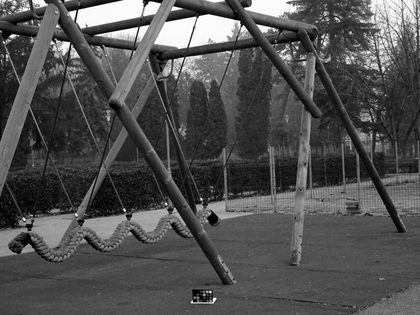
%> input picture 大3-2/图像处理/综合训练/【学生用】实验二 Ver1/实验代码/Data/15_GT.png, 420 x 315 px, shrunk from 800 x 600 before the run
$ octave main_denoising_lowPass.m   (GNU Octave 9; MATLAB toolbox functions it lacks are replaced by stand-ins)
%> lines starting %> are read from the running program, lines starting %| are printed output that depends on the picture; in (x1, y1, x2, y2) boxes, pixels count from 0 and x2, y2 are one past the last pixel; in counts of white or black regions, pixels touching at a corner belong together; the program's own positions count from 1
### 大3-2/图像处理/综合训练/【学生用】实验二 Ver1/实验代码/Utilities/rmse.m
function output = rmse( X, Y )
%计算量图像的均方差MSE（Mean Squared Error）
%   X - 原图X
%   Y - 噪声近似图像Y
%   output - 输出MSE
[M, N, C] = size(X);
if C == 3
    X = rgb2hsi(X);
    Y = rgb2hsi(Y);
%     X_HS = X(:,:,1:2);
%     Y_HS = Y(:,:,1:2);
    X = X(:,:,3);
    Y = Y(:,:,3);
end
output = 0;
X = double(X);
Y = double(Y);
for i = 1 : M
    for j = 1 : N
         output = output + (X(i, j) - Y(i, j))^2;
    end
end
output = sqrt(output / (M * N));

end

### 大3-2/图像处理/综合训练/【学生用】实验二 Ver1/实验代码/main_denoising_lowPass.m
% 请同学们在此编程，完成任务（一）：基于低通滤波器傅里叶变换的灰度图像去噪任务
clc; clear; close all;

original = imread('15_GT.png');
%> original is the input picture: size 315x420 uint8; min 0, max 255, mean 80.6
noisy = imread('15_noisy.png');
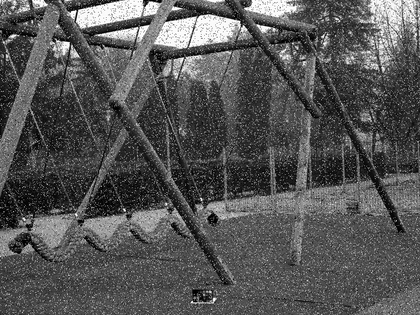
%> input picture 大3-2/图像处理/综合训练/【学生用】实验二 Ver1/实验代码/Data/15_noisy.png, 420 x 315 px, shrunk from 800 x 600 before the run
%> noisy is the input picture: size 315x420 uint8; min 0, max 255, mean 85.2

F_original = fftshift(fft2(double(original)));
F_noisy = fftshift(fft2(double(noisy)));

% 计算和展示中心化对数傅里叶谱
log_F_original = log(abs(F_original)+1);
log_F_noisy = log(abs(F_noisy)+1);
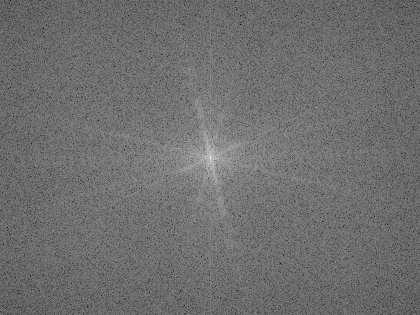
%> log_F_noisy: size 315x420 double; min 3.18, max 16.24, mean 8.87; drawn with min black and max white


D0 = 150;
[M, N] = size(original);
%> M = 315; N = 420
lp_filter = ones(M, N);
for i = 1:M
    for j = 1:N
        distance = max(abs((i-M/2)),abs((j-N/2)));
        if distance > D0
            lp_filter(i, j) = 0;
        end
    end
end
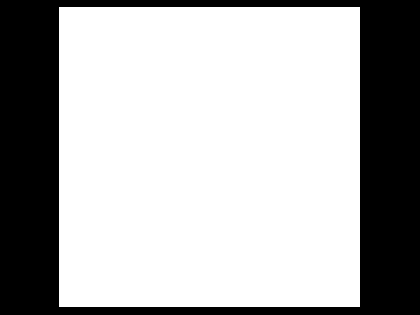
%> lp_filter: size 315x420 double; values 0 (black) and 1 (white), 68.3% white; 1 black region, box (x1, y1, x2, y2) and area: (0, 0, 420, 315) 42000

F_filtered = F_noisy.*lp_filter;
filtered = uint8(abs(ifft2(ifftshift(F_filtered))));
log_F_filtered = log(abs(F_filtered)+1);
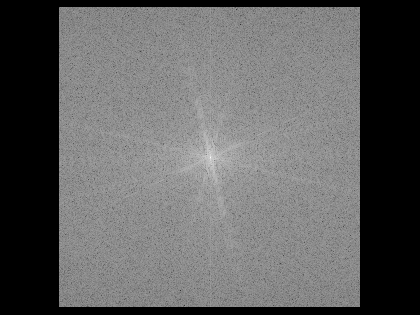
%> log_F_filtered: size 315x420 double; min 0, max 16.24, mean 6.16; drawn with min black and max white

% 计算SSIM RMSE PSNR
ssim_o = ssim(noisy, original);
%> ssim_o = 0.471
rmse_o = rmse(noisy, original);
%> after the loop in rmse, `for i = 1 : M`: output = 66227419
%> in rmse, `output = sqrt(output / (M * N));`: output = 22.37
%> rmse_o = 22.37
psnr_o = psnr(noisy, original);
%> psnr_o = 21.14
ssim_fft = ssim(filtered, original);
%> ssim_fft = 0.497
rmse_fft = rmse(filtered, original);
%> rmse_fft = 20.56
psnr_fft = psnr(filtered, original);
%> psnr_fft = 21.87

% 展示图像和对应的中心化对数傅里叶谱
logAmplitude_I_noisy = mat2gray(log_F_noisy);
logAmplitude_I = mat2gray(log_F_original);
logAmplitude_I_denoised = mat2gray(log_F_filtered);

I_noisy = mat2gray(noisy);
I = mat2gray(original);
I_denoised = mat2gray(filtered);

% 按照蒙太奇方式进行展示
row1 = [I_noisy, I, I_denoised];
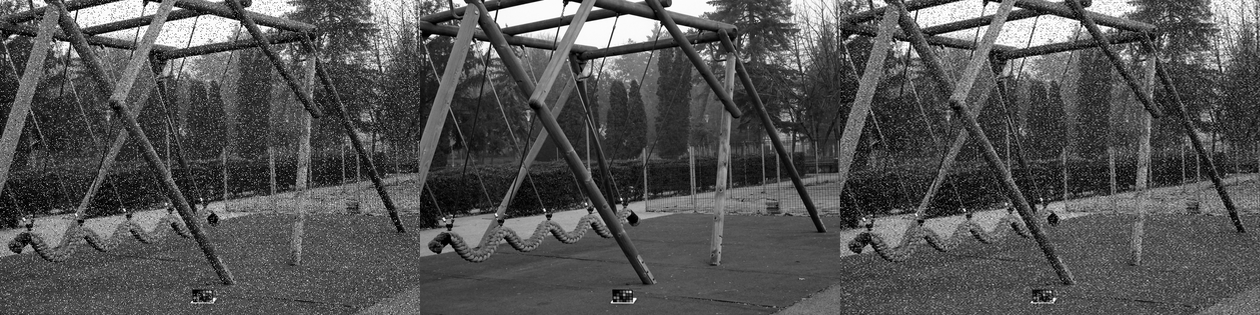
%> row1: size 315x1260 double; min 0, max 1, mean 0.328
row2 = [logAmplitude_I_noisy, logAmplitude_I, logAmplitude_I_denoised];
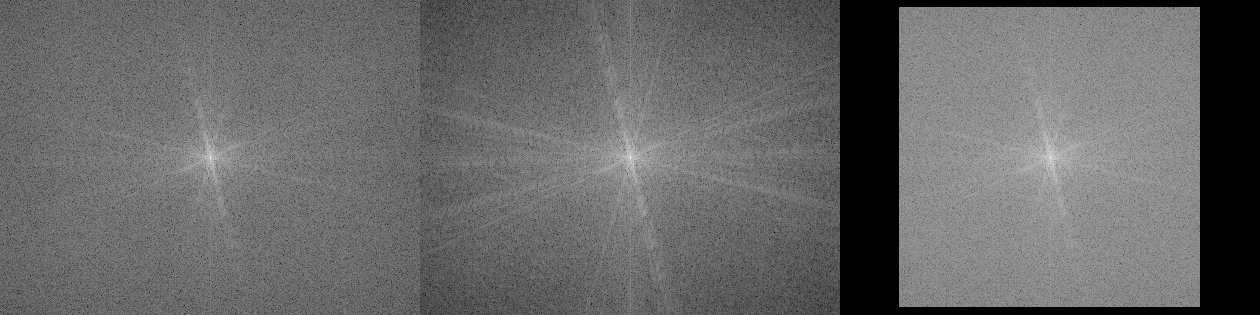
%> row2: size 315x1260 double; min 0, max 1, mean 0.409
total = cat(1, row1, row2);
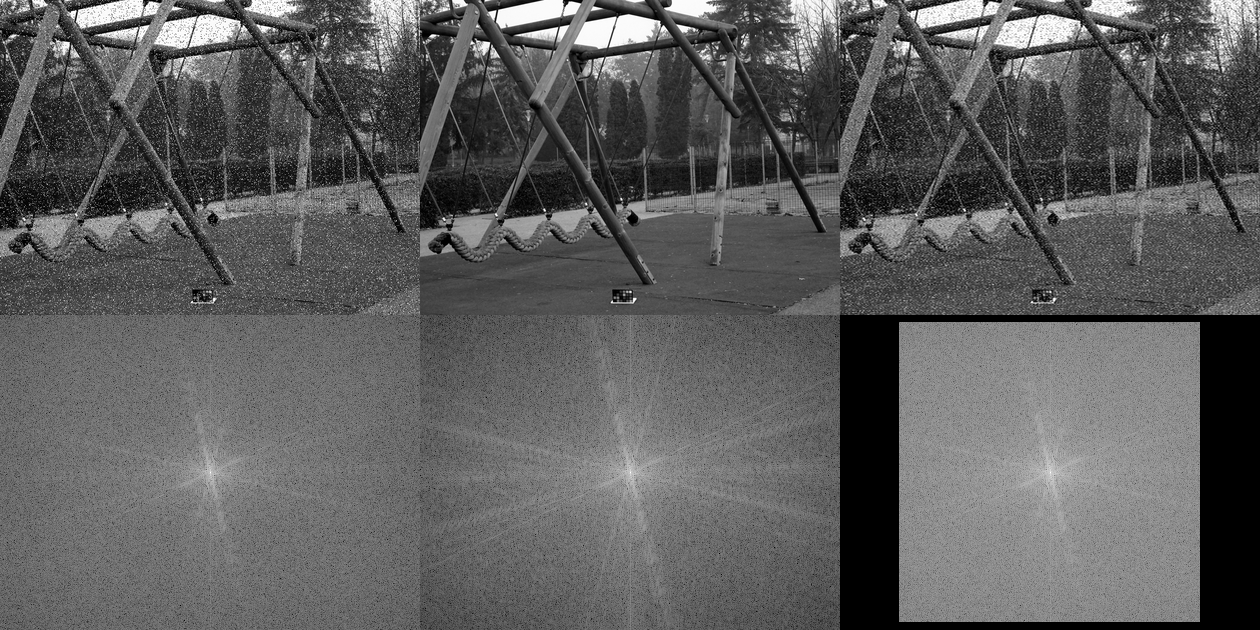
%> total: size 630x1260 double; min 0, max 1, mean 0.369
figure; imshow(total,[]);

fprintf('SSIM: %.4f\nRMSE: %.4f\nPSNR: %.4f\n',ssim_o,rmse_o,psnr_o);
%| SSIM: 0.4710
%| RMSE: 22.3738
%| PSNR: 21.1360
fprintf('SSIM: %.4f\nRMSE: %.4f\nPSNR: %.4f\n',ssim_fft,rmse_fft,psnr_fft);
%| SSIM: 0.4968
%| RMSE: 20.5571
%| PSNR: 21.8716
